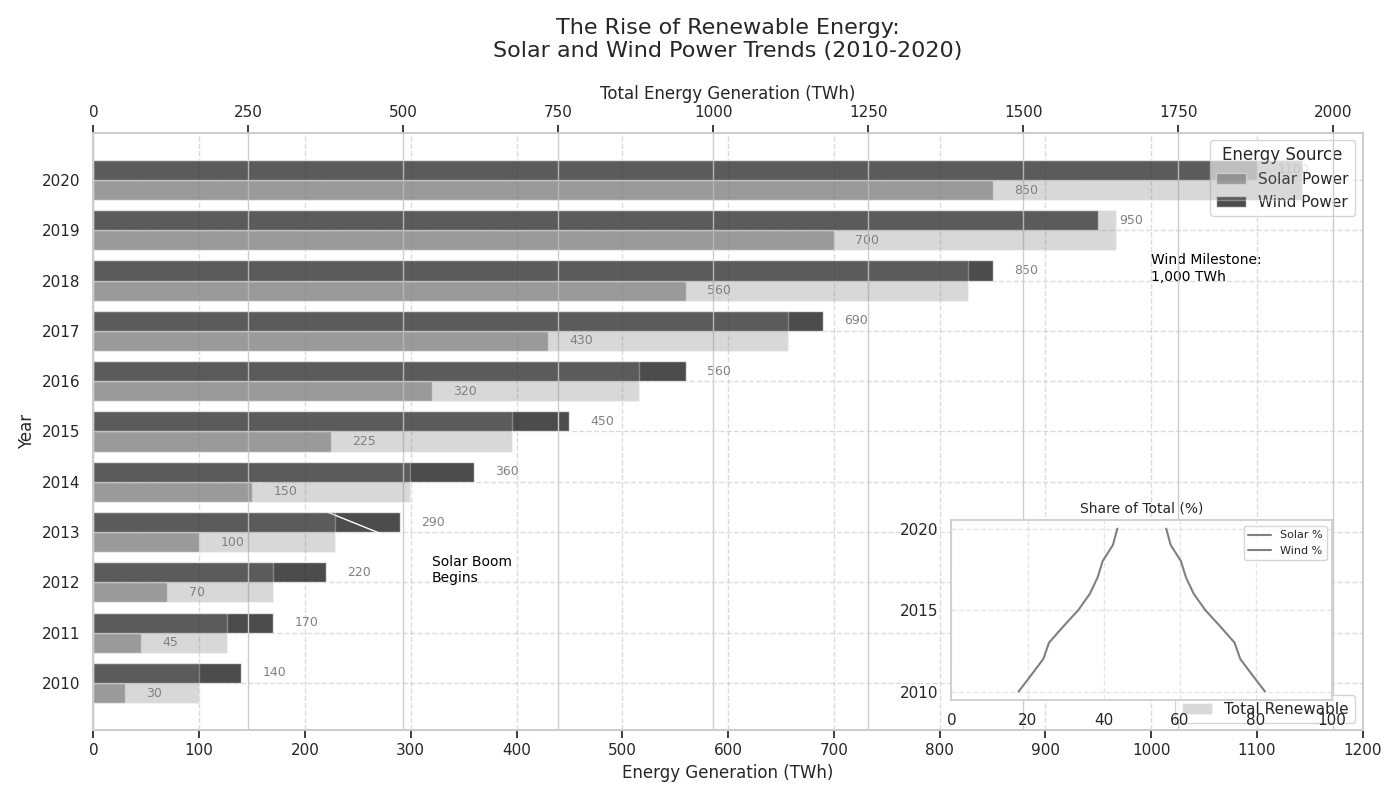

This chart was generated by the following Python code:
import matplotlib.pyplot as plt
import numpy as np
from mpl_toolkits.axes_grid1.inset_locator import inset_axes

years = np.arange(2010, 2021)
solar_power = np.array([30, 45, 70, 100, 150, 225, 320, 430, 560, 700, 850])
wind_power = np.array([140, 170, 220, 290, 360, 450, 560, 690, 850, 950, 1100])
total_power = solar_power + wind_power
solar_percentage = (solar_power / total_power) * 100
wind_percentage = (wind_power / total_power) * 100

fig, ax = plt.subplots(figsize=(14, 8))

ax.barh(years - 0.2, solar_power, height=0.4, color='gray', alpha=0.7, label='Solar Power')
ax.barh(years + 0.2, wind_power, height=0.4, color='black', alpha=0.7, label='Wind Power')

ax.set_title('The Rise of Renewable Energy:\nSolar and Wind Power Trends (2010-2020)', fontsize=16, pad=20)
ax.set_xlabel('Energy Generation (TWh)', fontsize=12)
ax.set_ylabel('Year', fontsize=12)
ax.set_yticks(years)
ax.set_xticks(np.arange(0, 1201, 100))

ax.legend(title='Energy Source', loc='upper right')

ax.annotate('Solar Boom\nBegins', xy=(150, 2014), xytext=(320, 2012),
            arrowprops=dict(facecolor='black', arrowstyle='->'),
            fontsize=10, color='black')

ax.annotate('Wind Milestone:\n1,000 TWh', xy=(1100, 2020), xytext=(1000, 2018),
            arrowprops=dict(facecolor='black', arrowstyle='->'),
            fontsize=10, color='black')

ax.grid(True, linestyle='--', alpha=0.7)

for i, (y_solar, y_wind) in enumerate(zip(solar_power, wind_power)):
    ax.text(y_solar + 20, years[i] - 0.2, f'{y_solar}', va='center', fontsize=9, color='gray')
    ax.text(y_wind + 20, years[i] + 0.2, f'{y_wind}', va='center', fontsize=9, color='gray')

ax2 = ax.twiny()
ax2.barh(years, total_power, height=0.8, color='gray', alpha=0.3, label='Total Renewable')
ax2.set_xlabel('Total Energy Generation (TWh)', fontsize=12)
ax2.legend(loc='lower right')

ax_inset = inset_axes(ax, width="30%", height="30%", loc='lower right', borderpad=2)
ax_inset.plot(solar_percentage, years, color='gray', linewidth=1.5, label='Solar %')
ax_inset.plot(wind_percentage, years, color='gray', linewidth=1.5, label='Wind %')
ax_inset.set_title('Share of Total (%)', fontsize=10)
ax_inset.set_yticks([2010, 2015, 2020])
ax_inset.set_xticks(np.arange(0, 101, 20))
ax_inset.grid(True, linestyle='--', alpha=0.5)
ax_inset.legend(fontsize=8, loc='upper right')

plt.tight_layout()

plt.show()
